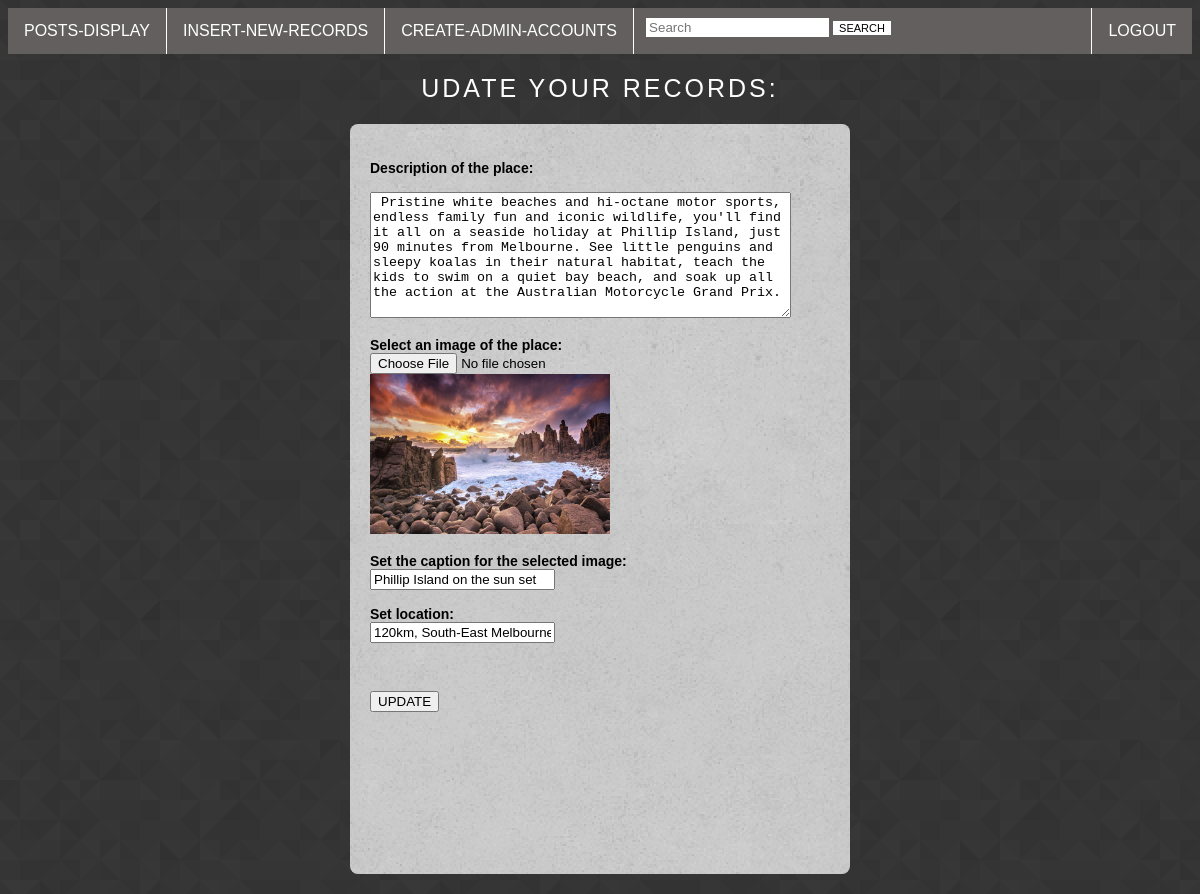
The page /update.php?id=6 on the database its author committed.
### tables this page shows
CREATE TABLE `product` (
  `id` tinyint(10) NOT NULL,
  `name` varchar(20) NOT NULL,
  `description` text NOT NULL,
  `image` varchar(50) NOT NULL,
  `caption` varchar(50) NOT NULL,
  `location` varchar(50) NOT NULL,
  `date_update` timestamp NOT NULL DEFAULT current_timestamp() ON UPDATE current_timestamp()
);

### db_class.php (called while the page is built, shortened)
<?php
class dbController{
    private $conn;
    public function __construct($host,$user,$pass,$db){
        $this->conn = new mysqli(
            $this->host=$host,
            $this->user=$user,
            $this->pass=$pass,
            $this->db=$db
        );
        return $this->conn;
    }
    public function getOneRecord($sql){
        $result = $this->conn->query($sql);
        if ($this->conn->error){
            $this->logError($this->conn->error, $sql);
            return false;
        }
        else{
        $row = $result->fetch_assoc();
        return $row;
        }
    }
}
?>

### update.php (the view, shortened to what this page needs)
<?php
include ('includes/header.php');
include ('includes/nav2.php');
require_once 'db_class.php';
$id=$_GET['id'];
$connection = new dbController(HOST,USER,PASS,DB);
$sql = "SELECT id,name,image,caption,description,location FROM product where id=$id";
$record = $connection->getOneRecord($sql);
if (!empty($record)) {
$image = $record['image'];
$caption = $record['caption'];
$description = $record['description'];
$location = $record['location'];
}
else {
    echo "there was a problem retrieving the record";
}
?>
<h2 id="headingform2">UDATE YOUR RECORDS: <h2>
<div id="formblock">
<form method="post" action="insert_update.php" enctype="multipart/form-data" id="fontform">
        <br>
        <label>Description of the place: </label>
        <br><br>
        <textarea cols="50" rows="8" name="description"> <?php echo $description ?> </textarea>
        <br><br>
        <label>Select an image of the place: </label>
        <br>
        <input type="file" name="image"/>  <?php echo "<img src=$image width=240px height=160px>"; ?>
        <br><br>
        <label>Set the caption for the selected image: </label>
        <br>
        <input type="text" name="caption" value="<?php echo $caption ?>"/>
        <br><br>
        <label>Set location: </label>
        <br>
        <input type="text" name="location" value="<?php echo $location ?>"/>
        <br><br>
        <br><br>
        <input type="submit" name="submit" value="UPDATE" />
</form>
</div>
<?php
include ('includes/footer.php');
?>

### css/stylewebsite.css (style rules this page uses)
body { background-image: url("prism.png"); }
#formblock { margin: auto; width: 500px; height: 750px; margin-top: 20px; background-image: url("cover1.png"); border-radius: 8px; }
#fontform { font-family: 'Julius Sans One', sans-serif; font-size: 14px; padding: 20px; }
#headingform2 { color: #fdfdfd; font-family: 'Julius Sans One', sans-serif; font-weight: normal; text-align: center; font-size: 25px; letter-spacing: 3px; margin-top: 20px; }

### rows shown on the page
product: description "Pristine white beaches and hi-octane motor sports, endless family fun and iconic wildlife, you'll find it all on a seaside holiday at Phillip Island, just 90 minutes from Melbourne. See little penguins and sleepy koalas in their natural habitat, teach the kids to swim on a quiet bay beach, and soak up all the action at the Australian Motorcycle Grand Prix.", image (picture), caption "Phillip Island on the sun set", location "120km, South-East Melbourne"
